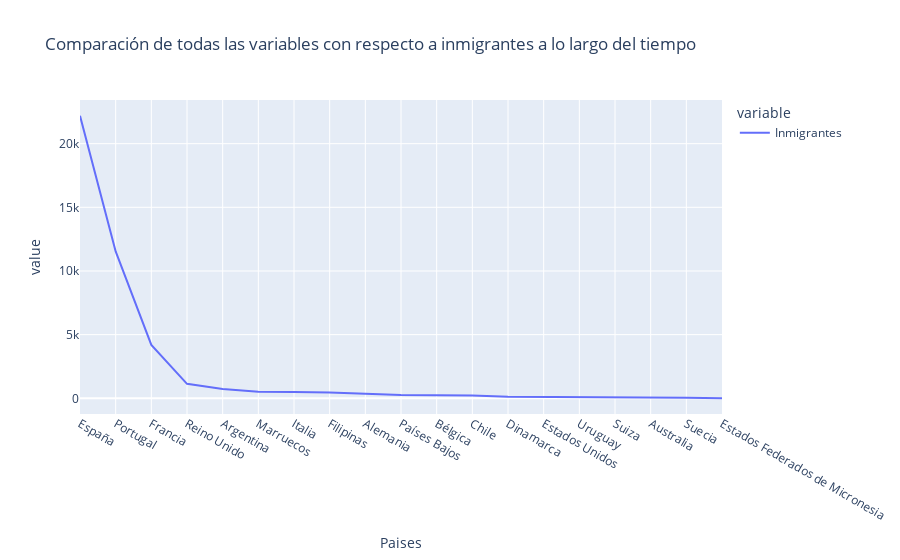

The code cell stored with this chart in its notebook:
### Code cell
import plotly.express as px

# Supongamos que tu DataFrame se llama df

# Crear el gráfico de líneas interactivo
fig_line = px.line(dataframe, x='Paises', y=dataframe.columns[1:], # Tomando las columnas desde la tercera en adelante
                   title='Comparación de todas las variables con respecto a inmigrantes a lo largo del tiempo')

# Mostrar el gráfico
fig_line.show()

### Figure 1 — Plotly figure (JSON) as saved in the notebook; plotly's stock layout.template omitted (floating-point values rounded to 4 significant figures)
{"data": [{"hovertemplate": "variable=Inmigrantes<br>Paises=%{x}<br>value=%{y}<extra></extra>", "legendgroup": "Inmigrantes", "line": {"color": "#636efa", "dash": "solid"}, "marker": {"symbol": "circle"}, "mode": "lines", "name": "Inmigrantes", "orientation": "v", "showlegend": true, "type": "scatter", "x": ["España", "Portugal", "Francia", "Reino Unido", "Argentina", "Marruecos", "Italia", "Filipinas", "Alemania", "Países Bajos", "Bélgica", "Chile", "Dinamarca", "Estados Unidos", "Uruguay", "Suiza", "Australia", "Suecia", "Estados Federados de Micronesia"], "xaxis": "x", "y": [22196, 11534, 4194, 1135, 734, 505, 492, 457, 364, 262, 230, 229, 119, 112, 108, 85, 69, 51, 0], "yaxis": "y"}], "layout": {"legend": {"title": {"text": "variable"}, "tracegroupgap": 0}, "title": {"text": "Comparación de todas las variables con respecto a inmigrantes a lo largo del tiempo"}, "xaxis": {"anchor": "y", "domain": [0, 1], "title": {"text": "Paises"}}, "yaxis": {"anchor": "x", "domain": [0, 1], "title": {"text": "value"}}}}
